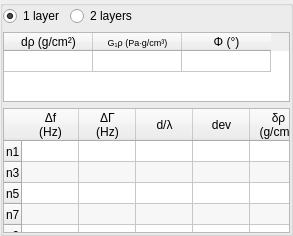
                 <widget class="QGroupBox" name="groupBox_settings_mechanics_simulator">
                  <property name="enabled">
                   <bool>true</bool>
                  </property>
                  <property name="title">
                   <string/>
                  </property>
                  <property name="flat">
                   <bool>true</bool>
                  </property>
                  <layout class="QVBoxLayout" name="verticalLayout_23">
                   <property name="leftMargin">
                    <number>0</number>
                   </property>
                   <property name="topMargin">
                    <number>0</number>
                   </property>
                   <property name="rightMargin">
                    <number>0</number>
                   </property>
                   <property name="bottomMargin">
                    <number>0</number>
                   </property>
                   <item>
                    <layout class="QHBoxLayout" name="horizontalLayout">
                     <item>
                      <widget class="QRadioButton" name="radioButton_settings_mechanics_simulator1l">
                       <property name="sizePolicy">
                        <sizepolicy hsizetype="Preferred" vsizetype="Fixed">
                         <horstretch>0</horstretch>
                         <verstretch>0</verstretch>
                        </sizepolicy>
                       </property>
                       <property name="text">
                        <string>1 layer</string>
                       </property>
                       <property name="checked">
                        <bool>true</bool>
                       </property>
                      </widget>
                     </item>
                     <item>
                      <widget class="QRadioButton" name="radioButton_settings_mechanics_simulatro2l">
                       <property name="sizePolicy">
                        <sizepolicy hsizetype="Preferred" vsizetype="Fixed">
                         <horstretch>0</horstretch>
                         <verstretch>0</verstretch>
                        </sizepolicy>
                       </property>
                       <property name="text">
                        <string>2 layers</string>
                       </property>
                      </widget>
                     </item>
                     <item>
                      <spacer name="horizontalSpacer_12">
                       <property name="orientation">
                        <enum>Qt::Horizontal</enum>
                       </property>
                       <property name="sizeHint" stdset="0">
                        <size>
                         <width>40</width>
                         <height>0</height>
                        </size>
                       </property>
                      </spacer>
                     </item>
                    </layout>
                   </item>
                   <item>
                    <widget class="QTableWidget" name="tableWidgetsettings_mechanics_simulatorin">
                     <property name="sizePolicy">
                      <sizepolicy hsizetype="Expanding" vsizetype="Fixed">
                       <horstretch>0</horstretch>
                       <verstretch>0</verstretch>
                      </sizepolicy>
                     </property>
                     <property name="verticalScrollBarPolicy">
                      <enum>Qt::ScrollBarAlwaysOff</enum>
                     </property>
                     <property name="horizontalScrollBarPolicy">
                      <enum>Qt::ScrollBarAlwaysOff</enum>
                     </property>
                     <property name="sizeAdjustPolicy">
                      <enum>QAbstractScrollArea::AdjustToContents</enum>
                     </property>
                     <attribute name="horizontalHeaderDefaultSectionSize">
                      <number>89</number>
                     </attribute>
                     <attribute name="verticalHeaderVisible">
                      <bool>false</bool>
                     </attribute>
                     <attribute name="verticalHeaderDefaultSectionSize">
                      <number>21</number>
                     </attribute>
                     <row>
                      <property name="text">
                       <string>Value</string>
                      </property>
                     </row>
                     <column>
                      <property name="text">
                       <string>dρ (g/cm²)</string>
                      </property>
                     </column>
                     <column>
                      <property name="text">
                       <string>G₁ρ (Pa∙g/cm³)</string>
                      </property>
                      <property name="font">
                       <font>
                        <pointsize>7</pointsize>
                       </font>
                      </property>
                     </column>
                     <column>
                      <property name="text">
                       <string>Φ (°)</string>
                      </property>
                     </column>
                    </widget>
                   </item>
                   <item>
                    <widget class="QTableWidget" name="tableWidgetsettings_mechanics_simulatorout">
                     <property name="sizePolicy">
                      <sizepolicy hsizetype="Expanding" vsizetype="Preferred">
                       <horstretch>0</horstretch>
                       <verstretch>0</verstretch>
                      </sizepolicy>
                     </property>
                     <property name="verticalScrollBarPolicy">
                      <enum>Qt::ScrollBarAlwaysOff</enum>
                     </property>
                     <property name="horizontalScrollBarPolicy">
                      <enum>Qt::ScrollBarAlwaysOff</enum>
                     </property>
                     <property name="sizeAdjustPolicy">
                      <enum>QAbstractScrollArea::AdjustToContents</enum>
                     </property>
                     <property name="alternatingRowColors">
                      <bool>true</bool>
                     </property>
                     <attribute name="horizontalHeaderDefaultSectionSize">
                      <number>57</number>
                     </attribute>
                     <attribute name="verticalHeaderDefaultSectionSize">
                      <number>21</number>
                     </attribute>
                     <row>
                      <property name="text">
                       <string>n1</string>
                      </property>
                     </row>
                     <row>
                      <property name="text">
                       <string>n3</string>
                      </property>
                     </row>
                     <row>
                      <property name="text">
                       <string>n5</string>
                      </property>
                     </row>
                     <row>
                      <property name="text">
                       <string>n7</string>
                      </property>
                     </row>
                     <row>
                      <property name="text">
                       <string>n9</string>
                      </property>
                     </row>
                     <column>
                      <property name="text">
                       <string>Δf
(Hz)</string>
                      </property>
                     </column>
                     <column>
                      <property name="text">
                       <string>ΔΓ
(Hz)</string>
                      </property>
                     </column>
                     <column>
                      <property name="text">
                       <string>d/λ</string>
                      </property>
                     </column>
                     <column>
                      <property name="text">
                       <string>dev</string>
                      </property>
                     </column>
                     <column>
                      <property name="text">
                       <string>δρ
(g/cm²)</string>
                      </property>
                     </column>
                     <item row="0" column="0">
                      <property name="text">
                       <string/>
                      </property>
                     </item>
                    </widget>
                   </item>
                  </layout>
                 </widget>
